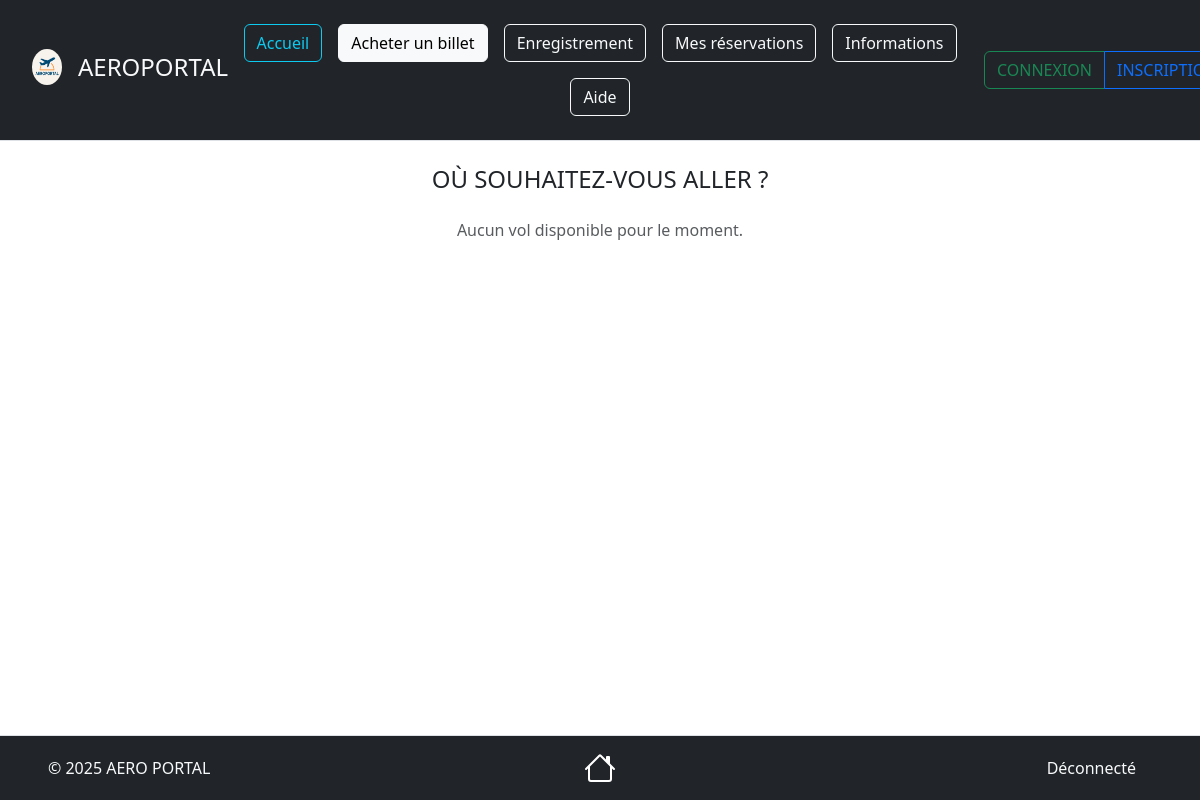
Before: /views/AcheterBillet.php with the older database file.
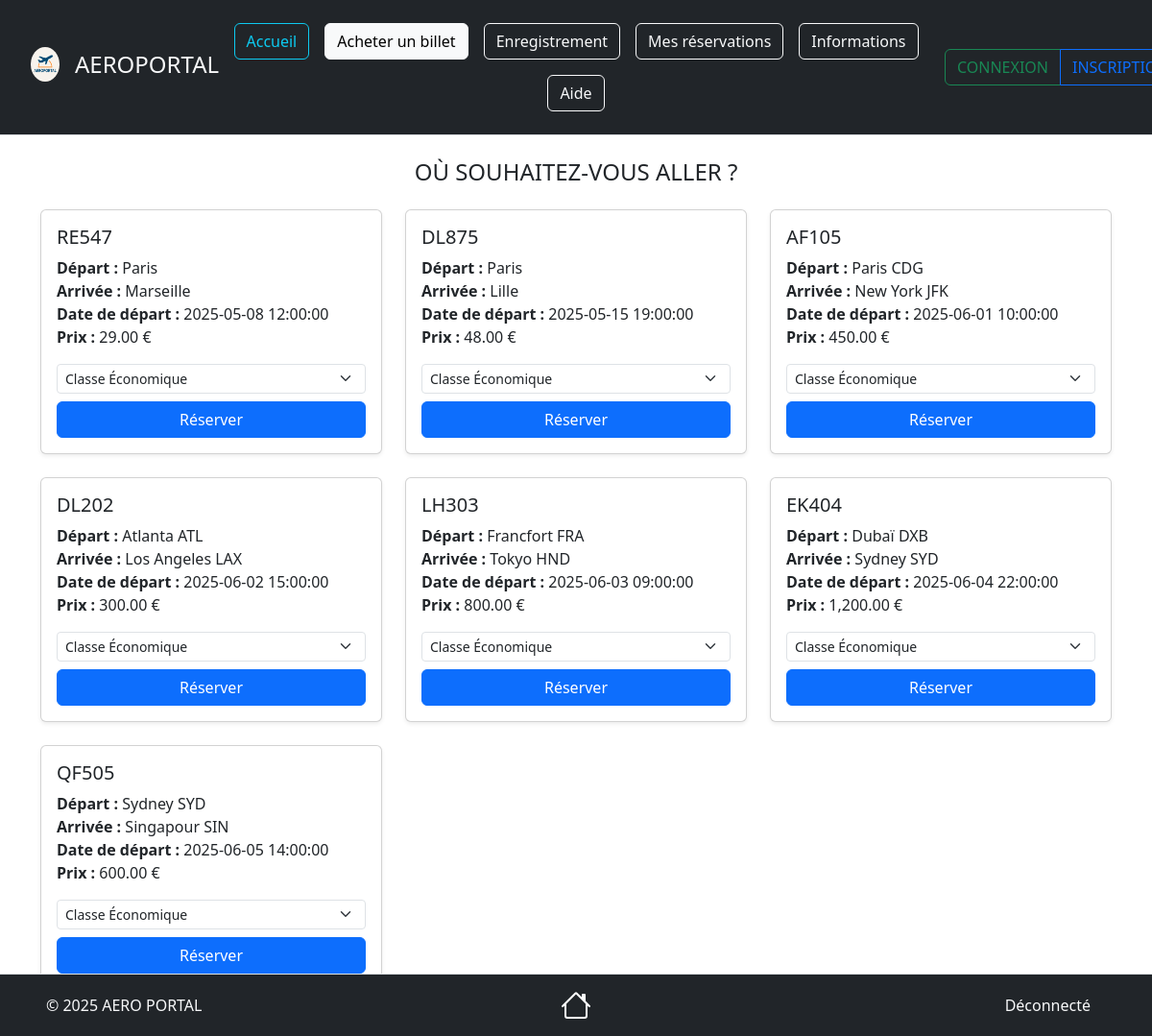
After: the same page with the newer database file.
### tables this page shows
CREATE TABLE IF NOT EXISTS `vols` (
                                      `id_vol` int NOT NULL AUTO_INCREMENT COMMENT 'Identifiant unique du vol',
                                      `numero_vol` varchar(10) NOT NULL COMMENT 'Numéro du vol',
                                      `ref_compagnie` int NOT NULL COMMENT 'Référence compagnie',
                                      `ref_avion` int NOT NULL COMMENT 'Référence avion',
                                      `aeroport_depart` varchar(100) NOT NULL COMMENT 'Aéroport départ',
                                      `aeroport_arrivee` varchar(100) NOT NULL COMMENT 'Aéroport arrivée',
                                      `date_depart` datetime NOT NULL COMMENT 'Départ',
                                      `date_arrivee` datetime NOT NULL COMMENT 'Arrivée',
                                      `prix` decimal(10,2) NOT NULL COMMENT 'Prix',
                                      `statut` enum('prévu','en cours','retardé','annulé','terminé') DEFAULT 'prévu' COMMENT 'Statut',
                                      PRIMARY KEY (`id_vol`),
                                      KEY `ref_compagnie` (`ref_compagnie`),
                                      KEY `ref_avion` (`ref_avion`)
);

### source/repository/VolsRepository.php (called while the page is built, shortened)
<?php
require_once __DIR__ . '/../model/VolsModel.php';
class VolsRepository {
    private PDO $bdd;
    public function __construct(PDO $bdd) {
        $this->bdd = $bdd;
    }
    public function getAllVols()
    {
        $sql = "SELECT v.*, c.nom AS nom_compagnie
            FROM vols v
            JOIN compagnies c ON v.ref_compagnie = c.id_compagnie
            ORDER BY v.date_depart ASC";
        $stmt = $this->bdd->query($sql);
        $vols = [];
        while ($row = $stmt->fetch(PDO::FETCH_ASSOC)) {
            $vol = new VolsModel();
            $vol->hydrate($row);
            $vol->setNomCompagnie($row['nom_compagnie']);
            $vols[] = $vol;
        }
        return $vols;
    }
}

### source/model/VolsModel.php (called while the page is built, shortened)
<?php
class VolsModel {
     private string $numero_vol;
     private string $aeroport_depart;
     private string $aeroport_arrivee;
     private string $date_depart;
     private float $prix;
     public function getNumeroVol(): string {
          return $this->numero_vol;
     }
     public function getAeroportDepart(): string {
          return $this->aeroport_depart;
     }
     public function getAeroportArrivee(): string {
          return $this->aeroport_arrivee;
     }
     public function getDateDepart(): string {
          return $this->date_depart;
     }
     public function getPrix(): float {
          return $this->prix;
     }
     public function hydrate(array $data): void {
          $this->numero_vol = $data['numero_vol'];
          $this->aeroport_depart = $data['aeroport_depart'];
          $this->aeroport_arrivee = $data['aeroport_arrivee'];
          $this->date_depart = $data['date_depart'];
          $this->prix = $data['prix'];
     }
}

### views/AcheterBillet.php (the view, shortened to what the changed rows need)
<?php
require_once '../source/model/VolsModel.php';
require_once '../source/repository/VolsRepository.php';
$config = new Config();
$bdd = $config->connexion();
$volRepo = new VolsRepository($bdd);
$volsDisponibles = $volRepo->getAllVols();
?>
<!doctype html>
<html lang="fr">
<head>
    <link href="https://cdn.jsdelivr.net/npm/bootstrap@5.3.3/dist/css/bootstrap.min.css" rel="stylesheet">
</head>
<body>
<div class="container my-4">
    <div class="row">
        <?php if (!empty($volsDisponibles)): ?>
            <?php foreach ($volsDisponibles as $vol): ?>
                <div class="col-md-4 mb-4">
                    <div class="card shadow-sm">
                        <div class="card-body">
                            <h5 class="card-title"><?= htmlspecialchars($vol->getNumeroVol()) ?></h5>
                            <p class="card-text">
                                <strong>Départ :</strong> <?= htmlspecialchars($vol->getAeroportDepart()) ?><br>
                                <strong>Arrivée :</strong> <?= htmlspecialchars($vol->getAeroportArrivee()) ?><br>
                                <strong>Date de départ :</strong> <?= htmlspecialchars($vol->getDateDepart()) ?><br>
                                <strong>Prix :</strong> <?= htmlspecialchars(number_format($vol->getPrix(), 2)) ?> €
                            </p>
                            <form action="../source/treatment/ReservationRapide.php" method="get">
                                <div class="mb-2">
                                    <select name="classe" class="form-select form-select-sm" required>
                                        <option value="Économique">Classe Économique</option>
                                    </select>
                                </div>
                                <button type="submit" class="btn btn-primary w-100">Réserver</button>
                            </form>
                        </div>
                    </div>
                </div>
            <?php endforeach; ?>
        <?php else: ?>
            <p class="text-center text-muted">Aucun vol disponible pour le moment.</p>
        <?php endif; ?>
    </div>
</div>
<?php include 'Footer.php'; ?>

Changed rows visible on the page:
added vols: numero_vol "RE547", aeroport_depart "Paris", aeroport_arrivee "Marseille", date_depart "2025-05-08 12:00:00", prix "29.00"
added vols: numero_vol "DL875", aeroport_depart "Paris", aeroport_arrivee "Lille", date_depart "2025-05-15 19:00:00", prix "48.00"
added vols: numero_vol "AF105", aeroport_depart "Paris CDG", aeroport_arrivee "New York JFK", date_depart "2025-06-01 10:00:00", prix "450.00"
added vols: numero_vol "DL202", aeroport_depart "Atlanta ATL", aeroport_arrivee "Los Angeles LAX", date_depart "2025-06-02 15:00:00", prix "300.00"
added vols: numero_vol "LH303", aeroport_depart "Francfort FRA", aeroport_arrivee "Tokyo HND", date_depart "2025-06-03 09:00:00", prix "800.00"
added vols: numero_vol "EK404", aeroport_depart "Dubaï DXB", aeroport_arrivee "Sydney SYD", date_depart "2025-06-04 22:00:00", prix "1,200.00"
added vols: numero_vol "QF505", aeroport_depart "Sydney SYD", aeroport_arrivee "Singapour SIN", date_depart "2025-06-05 14:00:00", prix "600.00"
Other visible differences:
text no longer shown: "Aucun vol disponible pour le moment."
